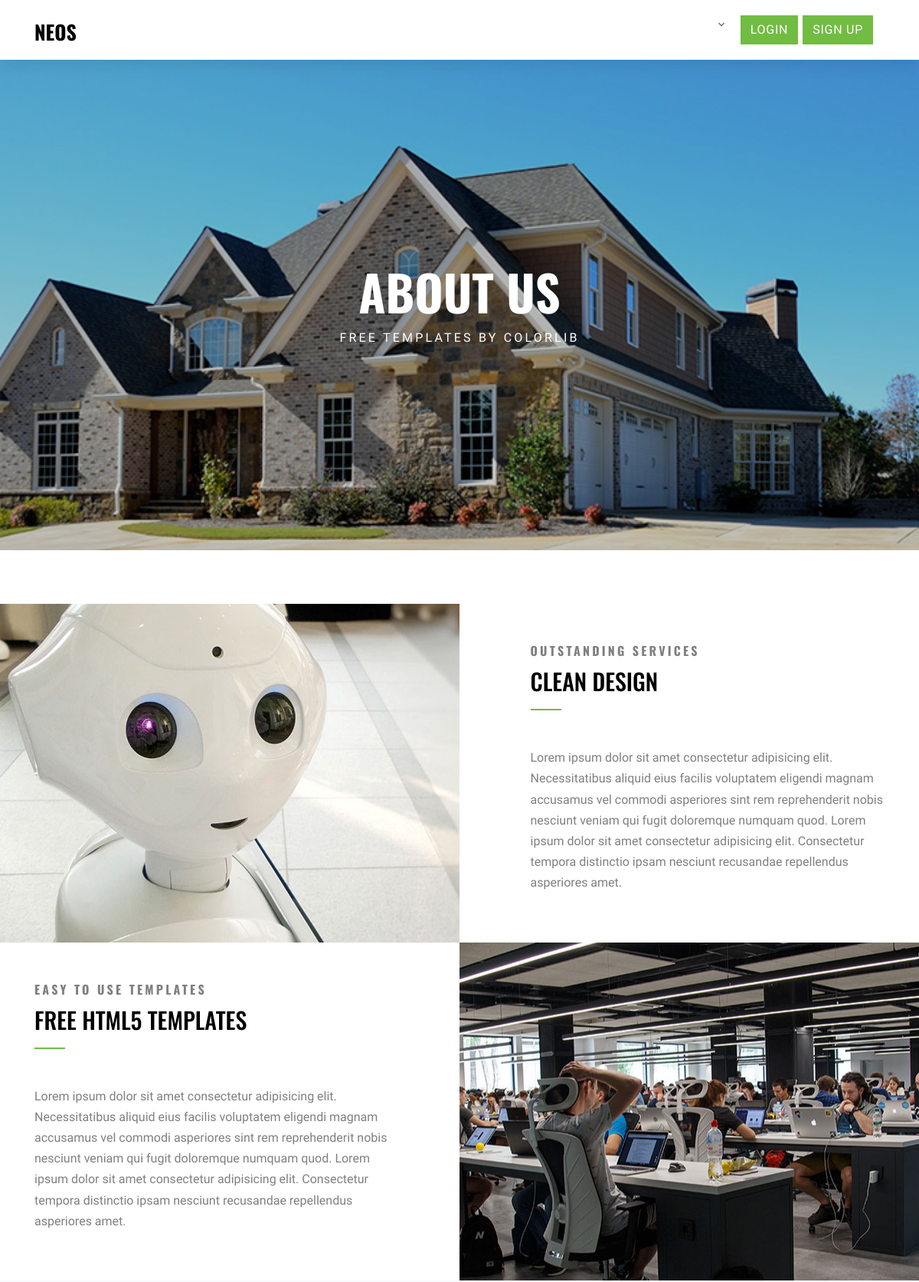
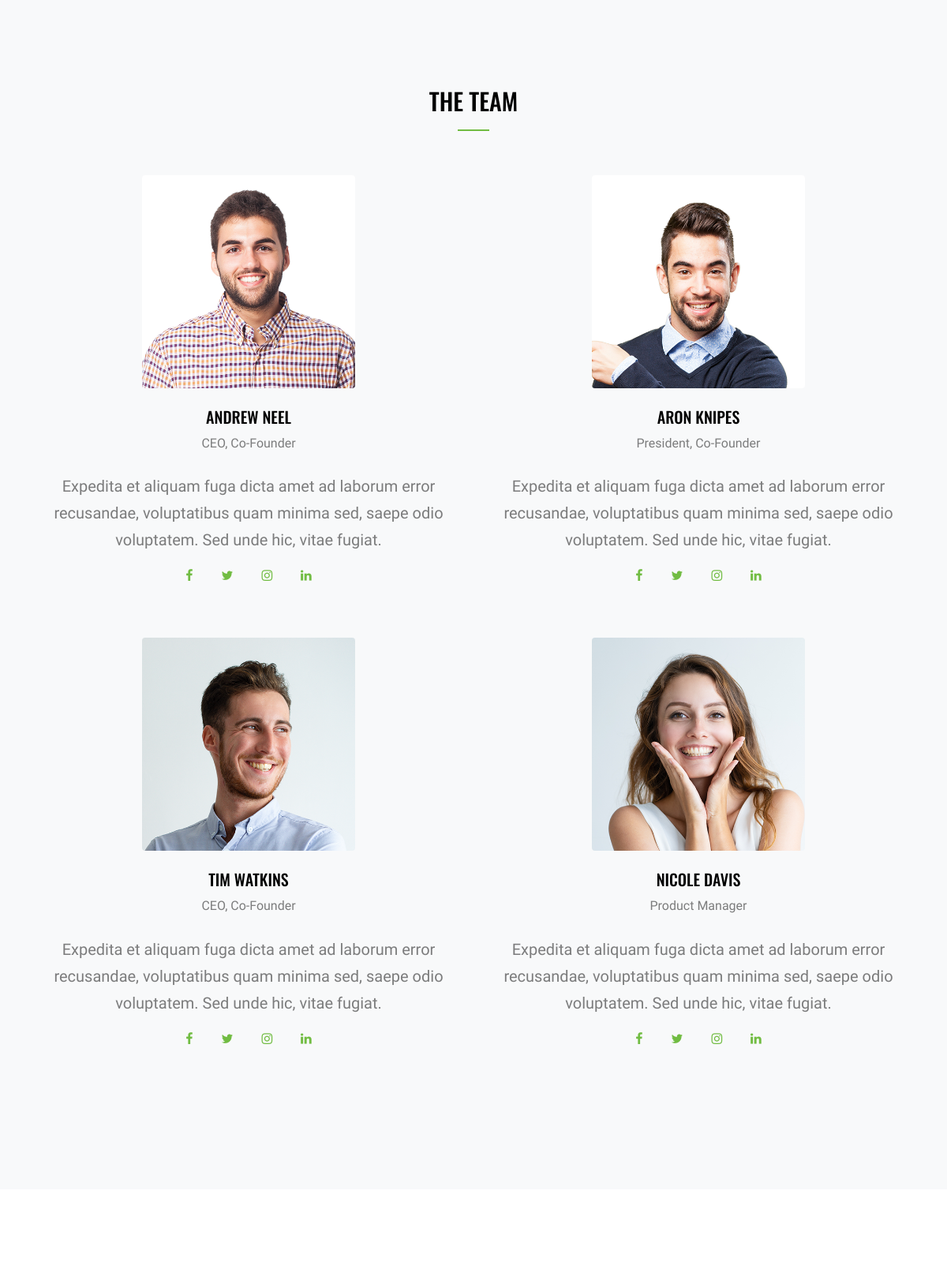
The page /about/ (upper part) on the database its author committed (2 pictures, top to bottom).
### base/models.py (models this page shows, shortened)
class Banner(models.Model):
	title = models.TextField()
	description = models.TextField(null = True, blank = True)
	image = models.ImageField(upload_to = 'banner')
	link = models.CharField(max_length = 256, null = True, blank = True)
	class Meta:
		verbose_name = 'Banner'

class About(models.Model):
	title = models.TextField()
	description = models.TextField(null = True, blank = True)
	text = models.TextField(null = True, blank = True)
	image = models.ImageField(upload_to = 'about', null = True, blank = True)
	home = models.BooleanField(default = False)
	right = models.BooleanField(default = False)
	class Meta:
		verbose_name = 'Kompaniya haqida'

class Message(models.Model):
	title = models.CharField(max_length = 512)
	description = models.TextField(null = True, blank = True)
	image = models.ImageField(upload_to = 'message', null = True, blank = True)
	link = models.CharField(max_length = 256, null = True, blank = True)
	active = models.BooleanField(default = False)
	class Meta:
		verbose_name = 'Message'

class Person(models.Model):
	category_choices = (("team","Team"), ("testi","Testimonials"), ("auth", "Author"))
	category = models.CharField(max_length = 50, choices = category_choices)
	name = models.CharField(max_length = 256)
	description = models.TextField(null = True, blank = True)
	position = models.TextField(null = True, blank = True)
	image = models.ImageField(upload_to = 'person', null = True, blank = True)
	class Meta:
		verbose_name = 'Person'

### home/views.py (the view)
# urls.py: path('about/', views.about, name = 'about'),
def about(request):
	template_name = 'about.html'
	about = models.About.objects.all()
	banner = models.Banner.objects.get(link = 'about')
	teamtitle = models.Message.objects.get(link = 'teamtitle')
	team = models.Person.objects.filter(category = 'team')
	statis = models.Product.objects.filter(statis = True).order_by('-id')[0]
	context = {
		'about' : about,
		'banner' : banner,
		'teamtitle' : teamtitle,
		'team' : team,
		'statis' : statis,
	}
	return render(request, template_name, context)

### home/context_processors.py (called while the page is built)
def menu(request):
	genres = models.Genre.objects.all()
	btry = models.Message.objects.get(link = 'btry')
	contactus = models.Message.objects.get(link = 'contactus')
	babout = models.Message.objects.filter(link = 'babout')[0]
	bquick = models.Message.objects.get(link = 'bquick')
	bfree = models.Message.objects.get(link = 'bfree')
	bsocial = models.Message.objects.get(link = 'bsocial')
	bstay = models.Message.objects.get(link = 'bstay')
	copy = models.Message.objects.get(link = 'copy')
	subscribe = models.Message.objects.get(link = 'subscribe')
	context = {
		'genres' : genres,
		'btry' : btry,
		'contactus' : contactus,
		'babout' : babout,
		'bquick' : bquick,
		'bfree' : bfree,
		'bsocial' : bsocial,
		'bstay' : bstay,
		'copy' : copy,
		'subscribe' : subscribe,
	}
	return context

### template/about.html (shortened to what this page needs)
{% extends 'base.html' %}
{% block content %}
  {% for item in about %}
    <div class="site-half {% if item.right %}block{% endif %}">
      <div class="img-bg-1 {% if item.right %}right{% endif %}" style="background-image: url({{ item.image.url }});" data-aos="fade"></div>
      <div class="container">
        <div class="row no-gutters align-items-stretch">
          <div class="col-lg-5 {% if item.right %}mr-lg-auto{% else %}ml-lg-auto{% endif %} py-5">
            <span class="caption d-block mb-2 font-secondary font-weight-bold">{{ item.description }}</span>
            <h2 class="site-section-heading text-uppercase font-secondary mb-5">{{ item.title }}</h2>
            <p>{{ item.text }}</p>
          </div>
        </div>
      </div>
    </div>
  {% endfor %}
  <div class="site-section bg-light">
      <div class="container">
        <div class="row mb-5">
          <div class="col-md-12" data-aos="fade">
            <h2 class="site-section-heading text-center text-uppercase">{{ teamtitle.title }}</h2>
          </div>
        </div>
        <div class="row justify-content-center">
          {% for item in team %}
            <div class="col-md-6 text-center mb-5" data-aos="fade-up" data-aos-delay="100">
              <img src="{{ item.image.url }}" alt="{{ item.name }}" class="img-fluid rounded w-50 mb-4">
              <h2 class="h5 text-uppercase">{{ item.name }}</h2>
              <span class="d-block mb-4">{{ item.position }}</span>
              <p class="lead">{{ item.description }}</p>
              <p>
                <a href="#" class="p-3"><span class="icon-facebook"></span></a>
                <a href="#" class="p-3"><span class="icon-twitter"></span></a>
                <a href="#" class="p-3"><span class="icon-instagram"></span></a>
                <a href="#" class="p-3"><span class="icon-linkedin"></span></a>
              </p>
            </div>
          {% endfor %}
        </div>
      </div>
    </div>
    <div class="site-section section-counter">
    </div>
{% endblock %}

### template/base.html (shortened to what this page needs)
{% load static %}
{% load mptt_tags %}
<!DOCTYPE html>
<html lang="en">
  <head>
    <link rel="stylesheet" href="{% static 'fonts/icomoon/style.css' %}">
    <link rel="stylesheet" href="{% static 'css/bootstrap.min.css' %}">
    <link rel="stylesheet" href="{% static 'css/magnific-popup.css' %}">
    <link rel="stylesheet" href="{% static 'css/jquery-ui.css' %}">
    <link rel="stylesheet" href="{% static 'css/owl.carousel.min.css' %}">
    <link rel="stylesheet" href="{% static 'css/owl.theme.default.min.css' %}">
    <link rel="stylesheet" href="{% static 'css/bootstrap-datepicker.css' %}">
    <link rel="stylesheet" href="{% static 'css/animate.css' %}">
    <link rel="stylesheet" href="{% static 'fonts/flaticon/font/flaticon.css' %}">
    <link rel="stylesheet" href="{% static 'css/aos.css' %}">
    <link rel="stylesheet" href="{% static 'css/jquery.fancybox.min.css' %}">
    <link rel="stylesheet" href="{% static 'css/style.css' %}">
  </head>
  <body>
  <div class="site-wrap">
    <div class="site-navbar-wrap js-site-navbar bg-white">
      <div class="container">
        <div class="site-navbar bg-light">
          <div class="row align-items-center">
            <div class="col-2">
              <h2 class="mb-0 site-logo"><a href="{% url 'home:home' %}" class="font-weight-bold text-uppercase">Neos</a></h2>
            </div>
            <div class="col-10">
              <nav class="site-navigation text-right" role="navigation">
                <div class="container">
                  <ul class="site-menu js-clone-nav d-none d-lg-block">
                    {% recursetree genres %}
                        <li class="{% if not node.is_leaf_node %}has-children{% endif %}">
                            <a href="{{ node.link }}">{{ node.name }}</a>
                        </li>
                    {% endrecursetree %}
                    <li>
                      {% if user.is_authenticated %}
                        <a href="{% url 'accounts:profile' %}">
                          <span class="d-inline-block bg-primary text-white btn btn-primary">
                            {{ user.username }}
                          </span>
                        </a>
                        <a href="{% url 'logout' %}">
                          <span class="d-inline-block bg-primary text-white btn btn-primary">
                            Logout
                          </span>
                        </a>
                      {% else %}
                        <a href="{% url 'login' %}">
                          <span class="d-inline-block bg-primary text-white btn btn-primary">
                            Login
                          </span>
                        </a>
                      {% endif %}
                      <a href="{% url 'accounts:signup' %}">
                        <span class="d-inline-block bg-primary text-white btn btn-primary">
                          Sign Up
                        </span>
                      </a>
                    </li>
                  </ul>
                </div>
              </nav>
            </div>
          </div>
        </div>
      </div>
    </div>
    <div class="site-blocks-cover inner-page overlay" style="background-image: url({{ banner.image.url }});" data-aos="fade" data-stellar-background-ratio="0.5">
      <div class="row align-items-center justify-content-center">
        <div class="col-md-5 text-center" data-aos="fade">
          <h1 class="text-uppercase">{{ banner.title }}</h1>
          <span class="caption d-block text-white">{{ banner.description }}</span>
        </div>
      </div>
    </div>
    <div class="slant-1"></div>
    {% block content %}
    {% endblock %}
  </div>
  </body>
</html>

### rows shown on the page
Banner: image (picture), title "ABOUT US", description "FREE TEMPLATES BY COLORLIB"
About: image (picture), description "OUTSTANDING SERVICES", title "CLEAN DESIGN", text "Lorem ipsum dolor sit amet consectetur adipisicing elit. Necessitatibus aliquid eius facilis voluptatem eligendi magnam accusamus vel commodi asperiores sint rem reprehenderit nobis nesciunt veniam qui fugit doloremque numquam quod. Lorem ipsum dolor sit amet consectetur adipisicing elit. Consectetur tempora distinctio ipsam nesciunt recusandae repellendus asperiores amet."
About: image (picture), description "EASY TO USE TEMPLATES", title "FREE HTML5 TEMPLATES", text "Lorem ipsum dolor sit amet consectetur adipisicing elit. Necessitatibus aliquid eius facilis voluptatem eligendi magnam accusamus vel commodi asperiores sint rem reprehenderit nobis nesciunt veniam qui fugit doloremque numquam quod. Lorem ipsum dolor sit amet consectetur adipisicing elit. Consectetur tempora distinctio ipsam nesciunt recusandae repellendus asperiores amet."
Message: title "THE TEAM"
Person: image (picture), name "ANDREW NEEL", position "CEO, Co-Founder", description "Expedita et aliquam fuga dicta amet ad laborum error recusandae, voluptatibus quam minima sed, saepe odio voluptatem. Sed unde hic, vitae fugiat."
Person: image (picture), name "ARON KNIPES", position "President, Co-Founder", description "Expedita et aliquam fuga dicta amet ad laborum error recusandae, voluptatibus quam minima sed, saepe odio voluptatem. Sed unde hic, vitae fugiat."
Person: image (picture), name "TIM WATKINS", position "CEO, Co-Founder", description "Expedita et aliquam fuga dicta amet ad laborum error recusandae, voluptatibus quam minima sed, saepe odio voluptatem. Sed unde hic, vitae fugiat."
Person: image (picture), name "NICOLE DAVIS", position "Product Manager", description "Expedita et aliquam fuga dicta amet ad laborum error recusandae, voluptatibus quam minima sed, saepe odio voluptatem. Sed unde hic, vitae fugiat."
